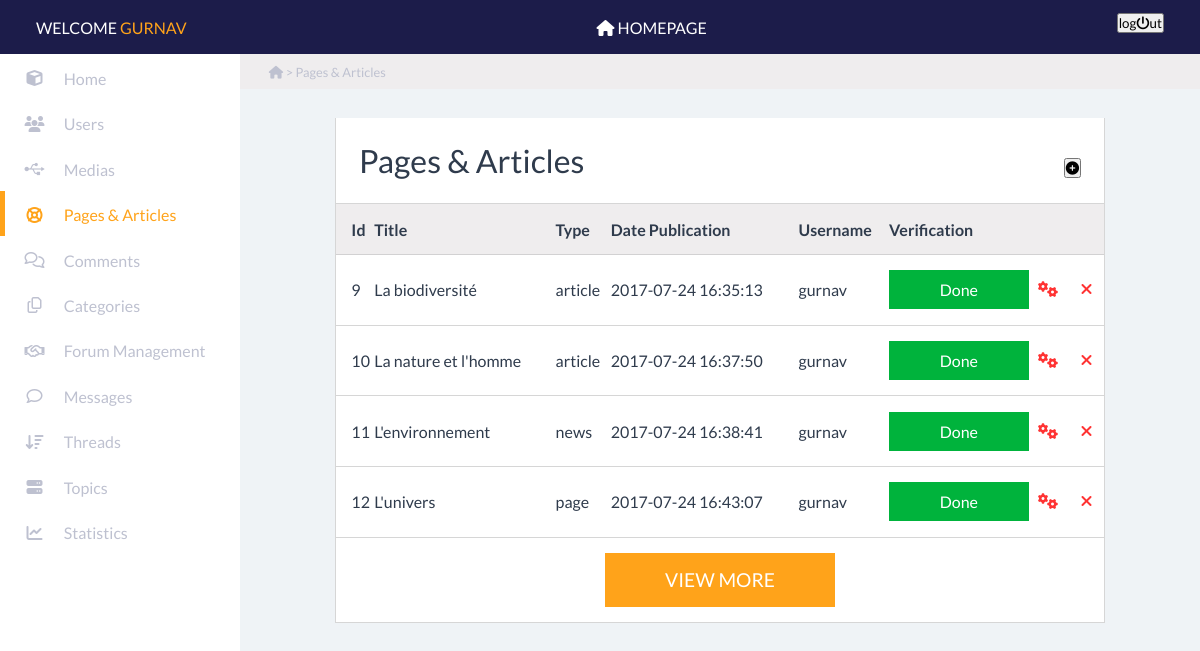
/esgi-geographic/admin/contents (signed in), run on the app's committed database.
### tables this page shows
CREATE TABLE `hbv_contents` (
  `id` int(11) NOT NULL,
  `title` varchar(255) NOT NULL,
  `content` mediumtext NOT NULL,
  `status` tinyint(1) NOT NULL,
  `type` enum('page','article','news') NOT NULL,
  `isCommentable` tinyint(1) NOT NULL DEFAULT '1',
  `isLikeable` tinyint(1) NOT NULL DEFAULT '1',
  `date_inserted` datetime NOT NULL DEFAULT CURRENT_TIMESTAMP,
  `date_updated` datetime DEFAULT NULL ON UPDATE CURRENT_TIMESTAMP,
  `categories_id` int(11) NOT NULL,
  `users_id` int(11) NOT NULL,
  `thumbnails_id` int(11) NOT NULL,
  `deleted` tinyint(1) NOT NULL DEFAULT '0'
);

### core/views/View.class.php (called while the page is built, shortened)
<?php
class View
{
    private $template;
    public function setTemplate($setTemp)
    {
        if (file_exists("template/".$setTemp.".temp.php")) {
            $this->template = $setTemp;
        } else {
            Helpers::log("Le template : ".$setTemp." n'existe pas.");
            throw new Exception("The request template : ".$setTemp." doesn't exist !");
        }
    }
    public function __destruct()
    {
        include ROOT.'template/'.$this->template.'.temp.php';
    }
}

### index.php (called while the page is built, shortened)
<?php
  $routing = new Core\Route\Routing();

### app/Autoloader.class.php (called while the page is built, shortened)
<?php
class Autoloader
{
      public static function autoload($class)
      {
          if (strpos($class, __NAMESPACE__ . '\\') === 0) {
              $class = str_replace(__NAMESPACE__ . '\\', '', $class);
              $class = explode("\\", $class);
              for($i = 0; $i < count($class) - 1; $i += 1) {
                $class[$i] = lcfirst($class[$i]);
              }
              $class = implode(DS, $class);
          }
      }
}

### core/Autoloader.class.php (called while the page is built, shortened)
<?php
  class Autoloader
  {
       public static function autoload($class)
       {
           if (strpos($class, __NAMESPACE__ . '\\') === 0) {
               $class = str_replace(__NAMESPACE__ . '\\', '', $class);
               $class = explode("\\", $class);
               for($i = 0; $i < count($class) - 1; $i += 1) {
                 $class[$i] = strtolower($class[$i]);
               }
               $class = implode(DS, $class);
           }
       }
  }

### core/database/BaseSql.class.php (called while the page is built, shortened)
<?php
  class BaseSql
  {
    private function setDb()
    {
        $this->db = new PDO(DB_DRIVER.":host=".DB_HOST.";port=".DB_PORT.";dbname=".DB_NAME, DB_USER, DB_PWD);
    }
  }

### app/admin/models/Contents.class.php (called while the page is built, shortened)
<?php
class Contents extends Content
{
    public static function getAllContentsWithUsersAndContents() {
        $qb = new QueryBuilder();
        $query = "SELECT * FROM ".DB_PREFIX."contents"
          ." INNER JOIN (SELECT id AS uid, username FROM ".DB_PREFIX."users) AS users_table
          ON ".DB_PREFIX."contents.users_id = users_table.uid
          WHERE ".DB_PREFIX."contents.deleted = 0
          ORDER BY date_updated, date_inserted";
        return $qb->query($query, null, false);
    }
}

### core/database/QueryBuilder.class.php (called while the page is built, shortened)
<?php
  class QueryBuilder extends BaseSql
  {
      public function query($statement, $class_name = null, $one = false)
      {
        try {
          $req = $this->db->query($statement);
          if ($class_name === null) {
              $req->setFetchMode(PDO::FETCH_OBJ);
          } else if ($class_name === null && $one === false) {
              $req->setFetchMode(PDO::FETCH_ASSOC);
          } else {
              $req->setFetchMode(PDO::FETCH_CLASS|PDO::FETCH_PROPS_LATE, $class_name);
          }
          if ($one === true) {
              $datas = $req->fetch();
          } else {
              $datas = $req->fetchAll();
          }
          return $datas;
        } catch (\Exception $e) {
          Helpers::log($e->getMessage());
          die("An error occured, please contact the site's admnistrator.");
        }
      }
  }

### app/admin/controllers/ContentsController.class.php (called while the page is built, shortened)
<?php
  class ContentsController extends Controller
  {
    public function indexAction()
    {
        $contents = Contents::getAllContentsWithUsersAndContents();
    }
  }

### app/admin/views/contents/contents.view.php (the view, shortened to what this page needs)
<section class="information_panel">
    <div class="path">
        <p><i class="fa fa-home" aria-hidden="true"></i> > Pages &amp; Articles</p>
    </div>
    <div class="only_one">
        <table class="six_columns">
            <caption>Pages &amp; Articles<a href="<?php echo BASE_URL.'admin/contents/add'; ?>"><button title="Create content"><i class="fa fa-plus-circle" aria-hidden="true"></i></button></a></caption>
            <thead>
            <tr>
                <th>Id</th>
                <th>Title</th>
                <th>Type</th>
                <th>Date Publication</th>
                <th>Username</th>
                <th class="important_one">Verification</th>
            </tr>
            </thead>
            <tbody>
            <?php foreach ($contents as $content): ?>
                <tr>
                    <td><?php echo $content->id ; ?></td>
                    <td><?php echo $content->title ; ?></td>
                    <td><?php echo $content->type ; ?></td>
                    <td><?php echo $content->date_inserted ; ?></td>
                    <td><?php echo $content->username ; ?></td>
                    <?php
                    if($content->status  == 1) {
                        $status = 'done';
                    }
                    echo "<td><span class=".$status.">".ucfirst($status)."</span>";
                    ?>
                    <a href="<?php echo BASE_URL.'admin/contents/update/'.$content->id ; ?>"><button title="Modify"><i class="fa fa-cogs" aria-hidden="true"></i></button></a>
                    <button class="Delete" title="Delete" value="<?php echo BASE_URL.'admin/contents/delete/'.$content->id ; ?>"><i class="fa fa-times" aria-hidden="true"></i></button>
                    </td>
                </tr>
            <?php endforeach ?>
            </tbody>
        </table>
        <button class="view_more">view more</button>
    </div>
</section>

### public/assets/css/style_back.css (style rules this page uses)
* { margin: 0; padding: 0; font-family: 'Lato', sans-serif; }
table { width: 100%; border-collapse:collapse; }
section { display: block; overflow: hidden; }
.information_panel { width: 80%; float: right; background: #eff3f6; position: relative; min-height: 100vh; }
.information_panel div { overflow: auto; }
.information_panel>div { margin: 3%; }
.information_panel .path { font-size: 0.8rem; color: #bec1d0; background: #efedee; padding: 1% 3%; margin: 0%; }
.information_panel .only_one { width: 80%; background: white; margin-left: auto; margin-right: auto; border-right: solid 1px rgba(200,200,200,0.75); border-left: solid 1px rgba(200,200,200,0.75); border-bottom: solid 1px rgba(200,200,200,0.75); }
.information_panel .six_columns { color: #2f3b4c; }
.information_panel .six_columns caption { font-size: 2rem; text-align: left; padding: 3%; }
.information_panel .six_columns caption a { background: none; border: none; float: right; font-size: inherit; color: #00b33c; cursor: pointer; text-decoration: none; }
.information_panel .six_columns thead { background: #efedee; }
.information_panel .six_columns thead tr { border-top: solid 1px rgba(200,200,200,0.75); border-bottom: solid 1px rgba(200,200,200,0.75); }
.information_panel .six_columns thead tr th { padding: 2%; text-align: left; }
.information_panel .six_columns thead tr .important_one { width: 30%; }
.information_panel .six_columns tbody tr { border-top: solid 1px rgba(200,200,200,0.75); border-bottom: solid 1px rgba(200,200,200,0.75); }
.information_panel .six_columns tbody tr td { padding: 2%; text-align: left; position: relative; }
.information_panel .six_columns tbody tr td span { padding: 5%; color: white; width: 60%; display: inline-block; text-align: center; border: none; }
.information_panel .six_columns tbody tr td .done { background: #00b33c; }
.information_panel .six_columns tbody tr td a:nth-child(2) { background: none; border: none; font-size: inherit; position: absolute; cursor: pointer; color: #ffa31a; right: 20%; top: 35%; }
.information_panel .six_columns tbody tr td button { background: none; border: none; font-size: inherit; position: absolute; cursor: pointer; color: #ff3333; right: 5%; top: 35%; }
.information_panel .view_more { margin: 2% auto; width: 30%; color: white; background: #ffa31a; border: none; text-transform: uppercase; padding: 2%; display: block; font-size: 1.2rem; cursor: pointer; text-decoration: none; text-align: center; }

### data on the page
hbv_contents: id "9", title "La biodiversité", type "article", date_inserted "2017-07-24 16:35:13", username "gurnav", status "Done"
hbv_contents: id "10", title "La nature et l'homme", type "article", date_inserted "2017-07-24 16:37:50", username "gurnav", status "Done"
hbv_contents: id "11", title "L'environnement", type "news", date_inserted "2017-07-24 16:38:41", username "gurnav", status "Done"
hbv_contents: id "12", title "L'univers", type "page", date_inserted "2017-07-24 16:43:07", username "gurnav", status "Done"

### other printed values
$_SESSION['user']['username'] "GURNAV"
